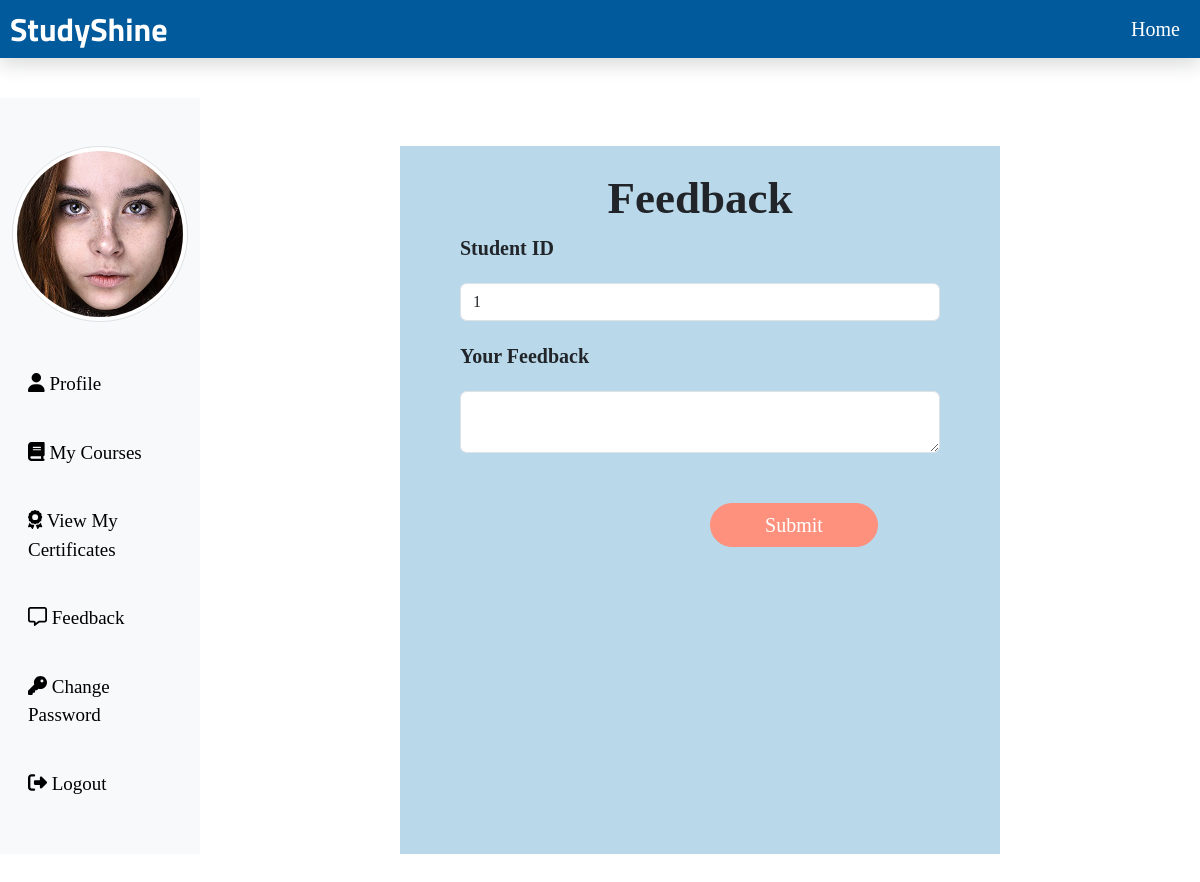
Page /Student/stufeedback.php (signed in) on the committed database.
### tables this page shows
CREATE TABLE `student` (
  `stu_id` int(11) NOT NULL,
  `stu_name` varchar(255) NOT NULL,
  `stu_email` varchar(255) NOT NULL,
  `stu_pass` varchar(255) NOT NULL,
  `stu_pro` varchar(255) NOT NULL,
  `stu_img` varchar(255) NOT NULL,
  `verification_code` varchar(255) NOT NULL,
  `is_verified` int(10) NOT NULL DEFAULT 0
);

### Student/stufeedback.php (the view, shortened to what this page needs)
<?php
include('./stuInclude/header.php');
include_once('../dbConnection.php');
if(isset($_SESSION['is_login'])){
$stuEmail = $_SESSION['stuLogEmail'];
}
else {
echo "<script> location.href='../index.php'; </script>";
}
$sql = "SELECT * FROM student WHERE stu_email = '".$stuEmail."'";
$result = $conn->query($sql);
if($result->num_rows == 1) {
$row = $result->fetch_assoc();
$stuId = $row["stu_id"];
}
?>
<div class="col-sm-6 mt-5" style="background: #B9D9EB; margin-left: 200px;">
    <form class="mx-5" method="POST" enctype="multipart/form-data">
        <h3 style="text-align: center;margin-top: 25px;font-size: 45px;font-weight: 700;font-family:Playfair Display">Feedback</h3>
        <div class="form-group" style="    font-size: 20px;
    font-family: nunito ui-sans-serif;
    font-weight: bold;">
            <label for="stuId"> Student ID </label>
            <input type="text" class="form-control" style= "margin-bottom:20px;margin-top: 20px;"id= "stuId" name= "stuId" value="<?php if(isset($stuId)) {echo $stuId;} ?>" readonly>
        </div>
        <div class="form-group" style="    font-size: 20px;
    font-family: nunito ui-sans-serif;
    font-weight: bold;">
            <label for="f_content"> Your Feedback </label>
            <textarea class="form-control" style= "margin-bottom:20px;margin-top: 20px;" id= "f_content" name= "f_content" row = 2></textarea>
        </div>
        <button type="submit" class="btn btn-primary" style= " background: #fd917e;
    border-color: #fd917e; font-family:nunito sans;font-size:20px; width: 35%;border-radius: 25px;margin-left: 250px;margin-top: 30px;margin-bottom:12px"name= "submitFeedbackBtn">Submit </button>
    </form>
</div>
<?php
include('./stuInclude/footer.php');
?>

### Student/stuInclude/header.php (shortened to what this page needs)
<?php
include_once('../dbConnection.php');
if (isset($_SESSION['is_login'])) {
    $stuEmail = $_SESSION['stuLogEmail'];
}
if (isset($stuEmail)) {
    $sql = "SELECT * FROM student WHERE stu_email = '$stuEmail'";
    $result = $conn->query($sql);
    $row = $result->fetch_assoc();
    $stu_img = $row['stu_img'];
}
?>
<!DOCTYPE html>
<html Lang="en">
<head>
    <link rel="stylesheet" href="../css/bootstrap.min.css">
    <link rel="stylesheet" href="../css/all.min.css">
    <link rel="stylesheet" href="../css/stustyle.css">
</head>
<body>
    <nav class="navbar navbar-dark fixed top flex-md-nowrap p-0 shadow" style="background-color: #005A9C;">
        <a class="navbar-brand col-sm-3 col-md-2 mr-0" href="studentProfile.php" style="margin-left:10px; font-family:Titillium Web">StudyShine</a>
        <a class="nav-link" style="color: #fff;font-family: Nunito-sans;
    font-size: 20px; margin-right:20px;
    font-weight: 200;" href="../index.php">Home</a>
    </nav>
    <div class="container-fluid mb-5" style="margin-top:40px;">
        <div class="row">
            <nav class="col-sm-2 bg-light sidebar py-5 d-print-none">
                <div class="sidebar-sticky">
                    <ul class="nav flex-column">
                        <li class="nav-item mb-3">
                            <img src="<?php echo $stu_img ?>" alt="studentimage" class="img-thumbnail rounded-circle">
                        </li>
                        <br>
                        <li class="nav-item">
                            <a class="nav-link" href="studentProfile.php" style="    color: black;
    font-size: 19px;
    font-family: nunito-sans;">
                                <i class="fas fa-user"></i>
                                Profile <span class="sr-only">(current)</span>
                            </a>
                        </li>
                        <br>
                        <li class="nav-item">
                            <a class="nav-link" href="myCourse.php" style="color: black;
    font-size: 19px;
    font-family: nunito-sans;">
                                <i class="fa-solid fa-book"></i>
                                My Courses
                            </a>
                        </li>
                        <br>
                        <li class="nav-item">
                            <a class="nav-link" href="viewCertificates.php" style="    color: black;
    font-size: 19px;
    font-family: nunito-sans;">
                              <i class="fa-solid fa-award"></i>
                                View My Certificates
                            </a>
                        </li>
                        <br>
                        <li class="nav-item">
                            <a class="nav-link" href="stufeedback.php" style="    color: black;
    font-size: 19px;
    font-family: nunito-sans;">
                                <i class="fa-regular fa-message"></i>
                                Feedback
                            </a>
                        </li>
                        <br>
                        <li class="nav-item">
                            <a class="nav-link" href="studentChangePass.php" style="    color: black;
    font-size: 19px;
    font-family: nunito-sans;">
                                <i class="fas fa-key"></i>
                                Change Password
                            </a>
                        </li>
                        <br>
                        <li class="nav-item">
                            <a class="nav-link" href="../logout.php" style="    color: black;
    font-size: 19px;
    font-family: nunito-sans;">
                                <i class="fas fa-sign-out-alt"></i>
                                Logout
                            </a>
                        </li>
                    </ul>
                </div>
            </nav>

### css/stustyle.css (style rules this page uses)
.navbar-brand { font-family: "Titillium Web", sans-serif; font-size: 2em; font-weight: bold; color: #fff; }

### rows in the picture
student: stu_img (picture), stuId "1"
